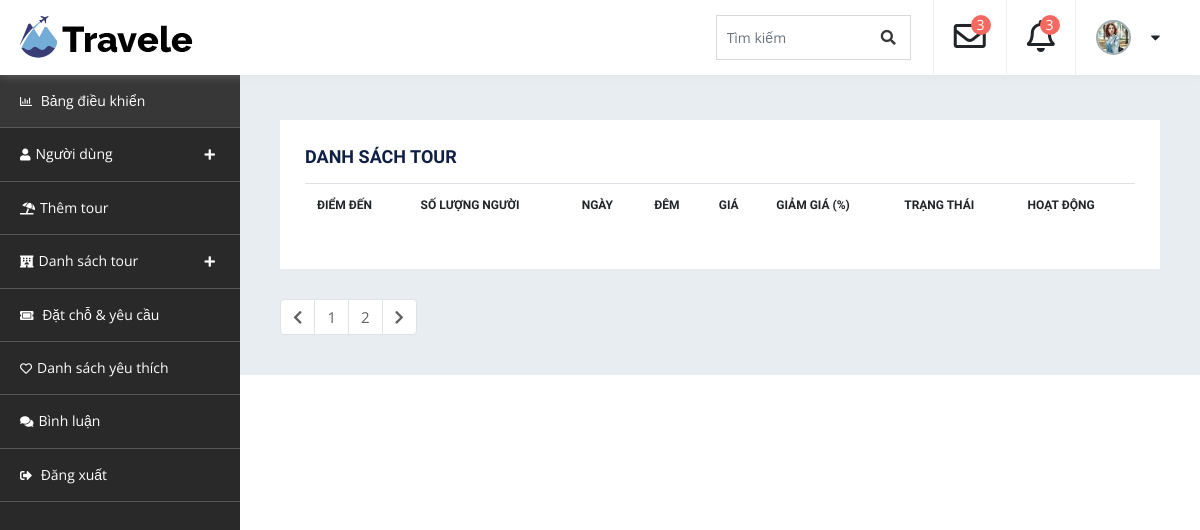
/cp-admin/tour-expired, run on an earlier commit of the app's database.
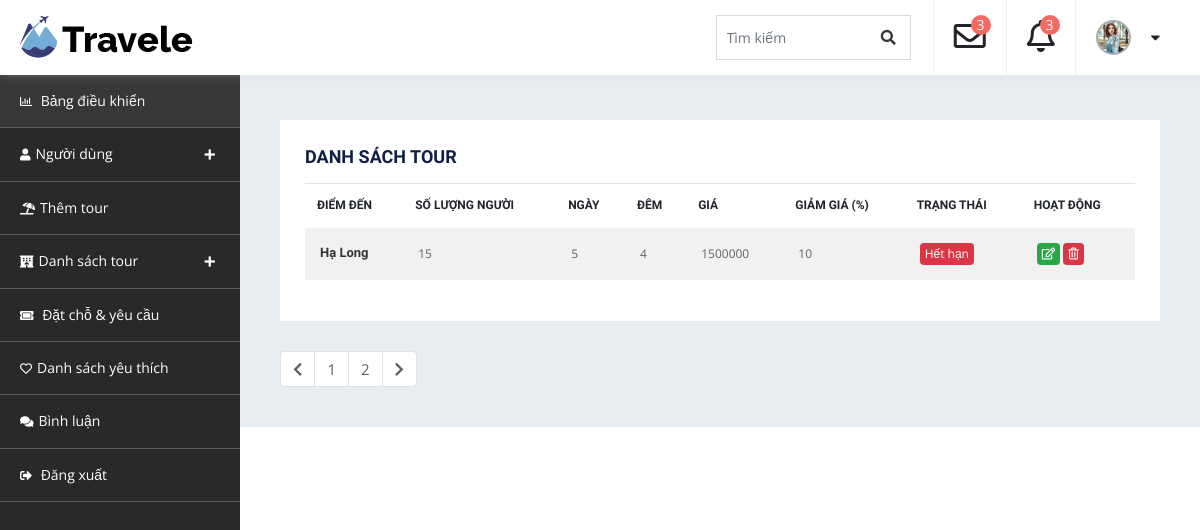
And on a later commit of the database.
### tables this page shows
CREATE TABLE `tours` (
  `id` int(11) NOT NULL,
  `destination` varchar(225) NOT NULL,
  `people` int(11) NOT NULL,
  `days` int(11) NOT NULL,
  `nights` int(11) NOT NULL,
  `price` int(11) NOT NULL,
  `discount` int(11) NOT NULL,
  `image` varchar(225) NOT NULL,
  `status` int(11) NOT NULL DEFAULT 0,
  `title` varchar(225) NOT NULL,
  `description` varchar(250) DEFAULT NULL,
  `detail_photo` varchar(225) NOT NULL
);

### business/admin/tour.php (called while the page is built, shortened)
<?php
    function list_tour_expired(){
        $sql = "SELECT * FROM tours WHERE status=1";
        $tours = executeQuery($sql,true);
        include_once "./views/admin/layouts/tour/tour-expired.php";
    }
?>

### dao/system_dao.php (called while the page is built, shortened)
<?php
    function get_connect(){
        $connect = new PDO("mysql:host=127.0.0.1;dbname=duan1;charset=utf8","root","");
        return $connect;
    }
    function executeQuery($sql, $getAll = true){
        $connect = get_connect();
        $stmt = $connect->prepare($sql);
        $stmt->execute();
        $data = $stmt->fetchAll();
        if($getAll){
            return $data;
        }else{
            if(count($data) > 0){
                return $data[0];
            }
        }
    }
?>

### views/admin/layouts/tour/tour-expired.php (the view, shortened to what this page needs)
<!doctype html>
<html lang="en">
<head>
      <?php include_once "./views/admin/layouts/style.php" ?>
</head>
<body>
    <div id="container-wrapper">
        <div id="dashboard" class="dashboard-container">
            <?php
                include_once "./views/admin/layouts/header.php";
                include_once "./views/admin/layouts/navbar.php"
            ?>
            <div class="db-info-wrap db-package-wrap">
                <div class="dashboard-box table-opp-color-box">
                    <h4>Danh sách tour</h4>
                    <div class="table-responsive">
                        <table class="table">
                            <thead>
                                <tr>
                                    <th>Điểm đến</th>
                                    <th>Số lượng người</th>
                                    <th>Ngày</th>
                                    <th>Đêm</th>
                                    <th>Giá</th>
                                    <th>Giảm giá (%)</th>
                                    <th>Trạng thái</th>
                                    <th>Hoạt động</th>
                                </tr>
                            </thead>
                            <tbody>
                                <?php foreach($tours as $t): ?>
                                    <tr>
                                    <td>
                                            </span><span class="package-name"><?=$t['destination']?></span>
                                        </td>
                                        <td><?=$t['people']?></td>
                                        <td><?=$t['days']?></td>
                                        <td><?=$t['nights']?></td>
                                        <td><?=$t['price']?></td>
                                        <td><?=$t['discount']?></td>
                                        <td><span class="badge badge-danger"><?php echo $t['status']==0?"Hoạt động":"Hết hạn"; ?></span></td>
                                        <td>
                                            <a href="<?=BASE_URL?>cp-admin/tour-edit&&id=<?=$t['id']?>">
                                                <span class="badge badge-success"><i class="far fa-edit"></i></span>
                                            </a>
                                            <a href="<?=BASE_URL?>cp-admin/tour-expired-delete&&id=<?=$t['id']?>" onclick="return confirm('Xác nhận xóa!')">
                                                <span class="badge badge-danger"><i class="far fa-trash-alt"></i></span>
                                            </a>
                                        </td>
                                    </tr>
                                <?php endforeach ?>
                            </tbody>
                        </table>
                    </div>
                </div>
                <div class="pagination-wrap">
                    <nav class="pagination-inner">
                        <ul class="pagination disabled">
                            <li class="page-item"><span class="page-link"><i class="fas fa-chevron-left"></i></span></li>
                            <li class="page-item"><a href="#" class="page-link active">1</a></li>
                            <li class="page-item"><a class="page-link" href="#">2</a></li>
                            <li class="page-item"><a class="page-link" href="#"><i class="fas fa-chevron-right"></i></a></li>
                        </ul>
                    </nav>
                </div>
            </div>
        </div>
    </div>
</body>
</html>

What changed in the data, as far as the page shows it:
added tours: destination "Hạ Long", people "15", days "5", nights "4", price "1500000", discount "10", status "Hết hạn"
